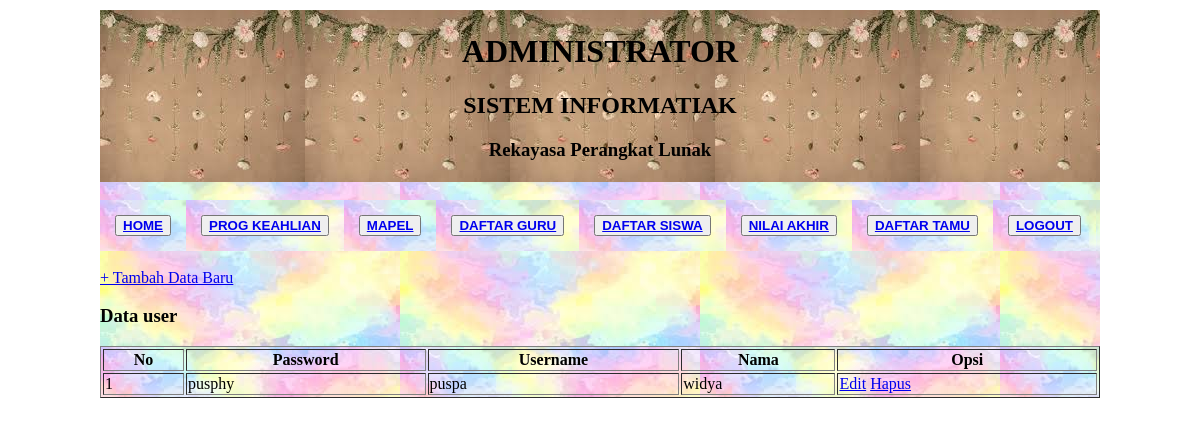
Page /admin/user/index.php on the committed database.
### tables this page shows
CREATE TABLE IF NOT EXISTS `user` (
  `id` int(10) NOT NULL,
  `pass` varchar(50) NOT NULL,
  `user` varchar(50) NOT NULL,
  `nama` varchar(50) NOT NULL
);

### admin/user/index.php (the view, shortened to what this page needs)
<!DOCTYPE html>
<html>
<head>
	<link rel="stylesheet" type="text/css" href="style.css">
</head>
<body>
<div class="wrap">
    <div class="judul">
	    <h1><center>ADMINISTRATOR</h1>
		<h2><center>SISTEM INFORMATIAK</h2>
		<h3><center>Rekayasa Perangkat Lunak</h3>
	</div>
	<br/>
	<div class="menu">
	<ul>
		<li><a href ="http://localhost/pendidikan/admin/welcome/index.php"><b><button class="button1">HOME</a></b></li>
	<li><a href ="http://localhost/pendidikan/admin/program_keahlian/index.php"><b><button class="button1">PROG KEAHLIAN</a></b></li>
	<li><a href ="http://localhost/pendidikan/admin/mapel/index.php"><b><button class="button1">MAPEL</a></b></li>
	<li><a href="http://localhost/pendidikan/admin/guru/index.php"><b><button class="button1">DAFTAR GURU<a></b></li>
	<li><a href="http://localhost/pendidikan/admin/siswa/index.php"><b><button class="button1">DAFTAR SISWA<a></b></li>
	<li><a href="http://localhost/pendidikan/admin/nilai_akhir/index.php"><b><button class="button1">NILAI AKHIR<a></b></li>
	<li><a href="http://localhost/pendidikan/admin/guesbook/index.php?pesan=hapus"><b><button class="button1">DAFTAR TAMU<a></b></li>
	<li><a href ="http://localhost/pendidikan/index.php?dir=depan&link=program_keahlian"><b><button class="button1">LOGOUT</a></b></li>
	</ul>
	 </div>
	<br/>
	<a class="tombol" href="input.php">+ Tambah Data Baru</a>
	<h3>Data user</h3>
	<table border="1" class="table" width="100%">
	    <tr>
		    <th>No</th>
			<th>Password</th>
			<th>Username</th>
			<th>Nama</th>
			<th>Opsi</th>
	    </tr>
		<?php
		$query_mysql = mysql_query("SELECT * FROM user")or die(mysql_error());
		$nomor = 1;
		while($data = mysql_fetch_array($query_mysql)){
		?>
		<tr>
		    <td><?php echo $nomor++; ?></td>
			<td><?php echo $data['pass']; ?></td>
			<td><?php echo $data['user']; ?></td>
			<td><?php echo $data['nama']; ?></td>
			<td>
			    <a href="edit.php?id=<?php echo $data['id']; ?>">Edit</a>
		        <a href="hapus.php?id=<?php echo $data['id']; ?>">Hapus</a>
			</td>
		</tr>
		<?php } ?>
	</table>
</body>
</html>

### admin/user/style.css (style rules this page uses)
.wrap { background: url('i.jpg'); width: 1000px; margin: 10px auto; }
.wrap .judul { background: url('l.jpg'); padding: 2px 10px; text-align: center; }
.wrap .menu ul { background: url('i.jpg'); }
.wrap .menu ul { padding: 0; margin: 0; background: url('i.jpg'); overflow: hidden; }
.wrap .menu ul li { float: left; list-style-type: none; padding: 15px; background: url('i.jpg'); }

### rows in the picture
user: pass "pusphy", user "puspa", nama "widya"
